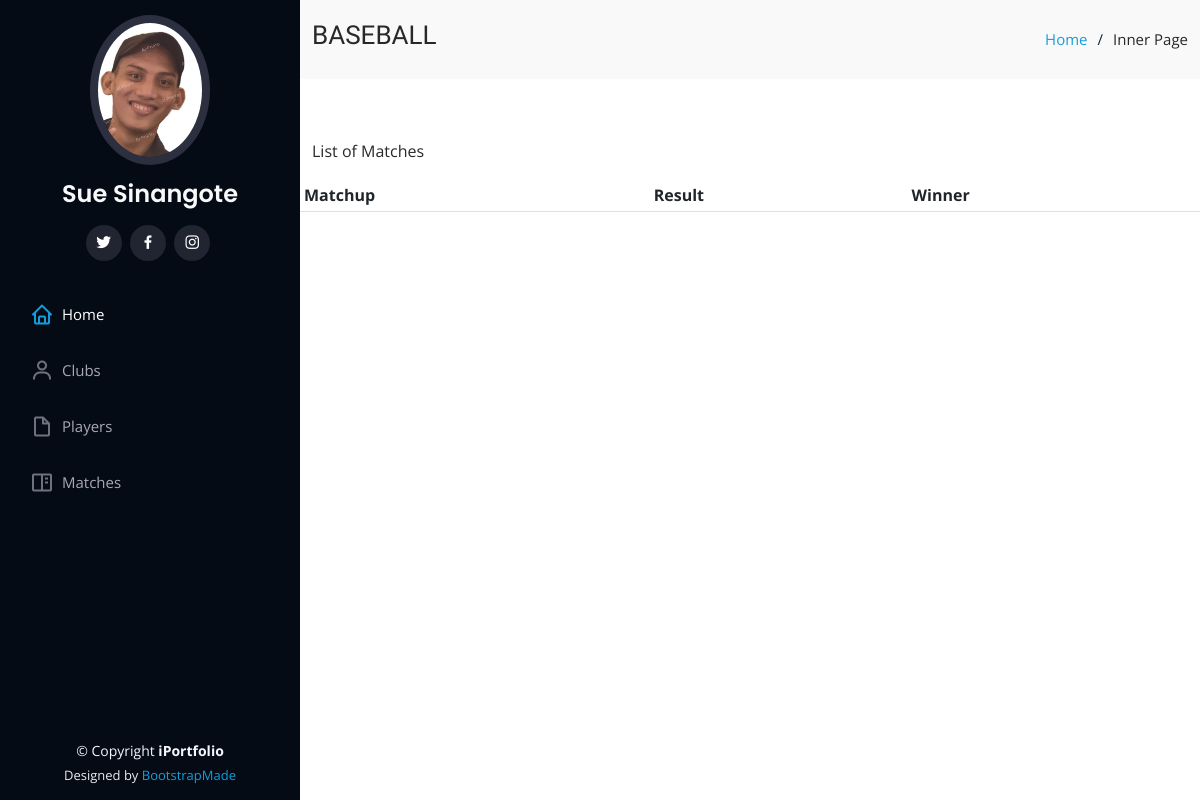
Before: /match/ with the older database file.
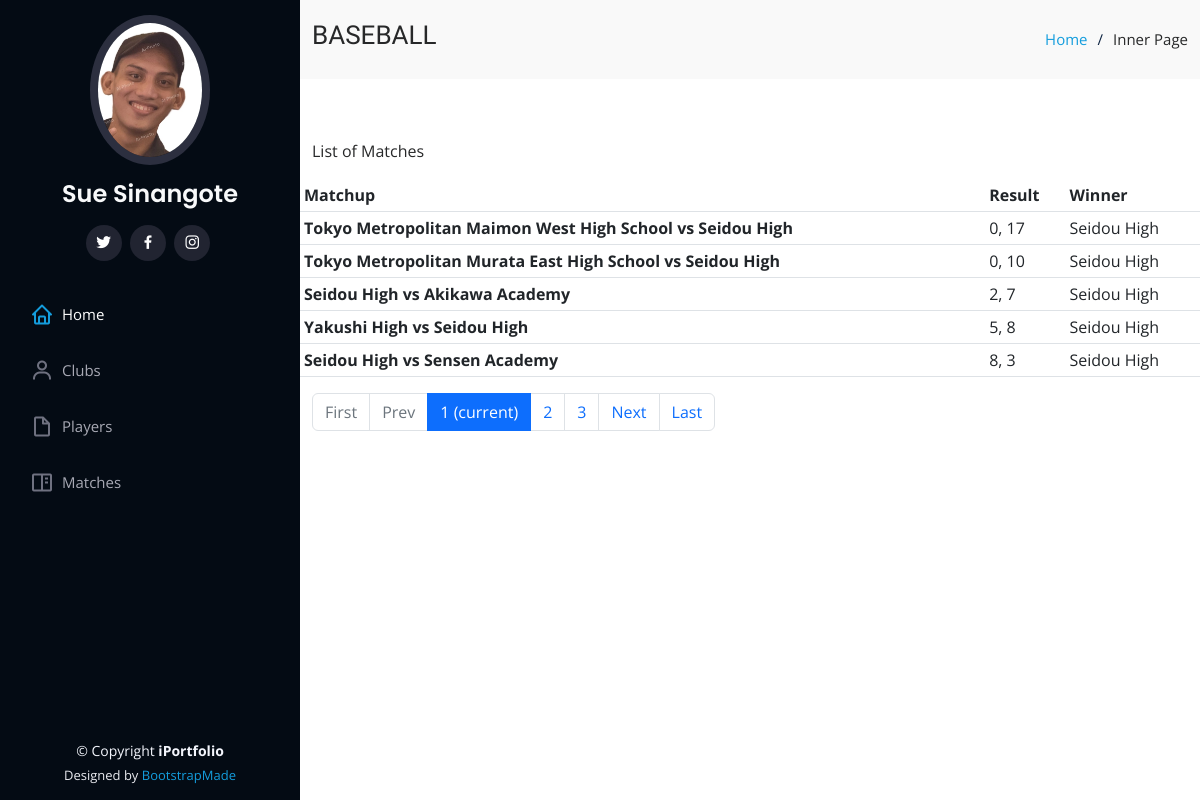
After: the same page with the newer database file.
### baseball/models.py (models this page shows, shortened)
class BaseModel (models.Model):
    created_at = models.DateTimeField(
        auto_now_add=True, db_index=True
    )
    updated_at = models.DateTimeField(auto_now=True)
    class Meta:
        abstract = True

class Match(BaseModel):
    team1 = models.ForeignKey(Club, on_delete=models.CASCADE, related_name = "Team1")
    team2 = models.ForeignKey(Club, on_delete=models.CASCADE, related_name = "Team2")
    score_t1 = models.IntegerField()
    score_t2 = models.IntegerField()
    winner = models.ForeignKey(Club, on_delete=models.CASCADE, related_name = "Winner")
    game_date = models.DateField(default=timezone.now, blank=True, verbose_name="Date of Issuance")

class Club(BaseModel):
    name = models.CharField(max_length=100)
    coach = models.ForeignKey(Person, on_delete=models.CASCADE)
    description = models.TextField(null=True, blank=True)
    dorm_latitude = models.DecimalField(max_digits=22, decimal_places=16, null=True, blank=True)
    dorm_longitude = models.DecimalField(max_digits=22, decimal_places=16, null=True, blank=True)
    team_pic = models.ImageField(default="defaultimg.png", null=True, blank=True, verbose_name="Team Image")

### baseball/views.py (the view)
# urls.py: path('match/',views.MatchView.as_view(), name='match'),
class MatchView(ListView):
    model = Match
    context_object_name = 'match'
    template_name = "match.html"
    paginate_by = 5
    def get_context_data(self, **kwargs):
        context = super().get_context_data(**kwargs)
        context['header_text'] = 'List of Matches'
        return context
    def get_queryset(self, *args, **kwargs):
        qs = super(MatchView, self).get_queryset(*args, **kwargs)
        return qs

### landingpage/templates/match.html
{% extends 'base.html' %}
{% load static %}
{% block content %}
<div class="container">
    <p>
      {{ header_text }}
    </p>
    <div class="row">
        <table class="table table-sm">
            <thead>
              <tr>
                <th scope="col">Matchup </th>
                <th scope="col">Result</th>
                <th scope="col">Winner</th>
              </tr>
            </thead>
            <tbody>
                {% for object in object_list %}
              <tr>
                <th scope="row">{{ object.team1.name }} vs {{ object.team2.name }}</th>
                <td>{{ object.score_t1 }}, {{ object.score_t2 }}</td>
                <td>{{ object.winner.name }}</td>
              </tr>
              {% endfor %}
            </tbody>
          </table>
          {% include 'includes/pagination.html' %}
    </div>
  </div>
{% endblock content %}

### landingpage/templates/base.html (shortened to what this page needs)
{% load static %}
<!DOCTYPE html>
<html lang="en">
<head>
  <link href="{% static 'vendor/aos/aos.css' %}" rel="stylesheet">
  <link href="{% static 'vendor/bootstrap/css/bootstrap.min.css' %}" rel="stylesheet">
  <link href="{% static 'vendor/bootstrap-icons/bootstrap-icons.css' %}" rel="stylesheet">
  <link href="{% static 'vendor/boxicons/css/boxicons.min.css' %}" rel="stylesheet">
  <link href="{% static 'vendor/glightbox/css/glightbox.min.css' %}" rel="stylesheet">
  <link href="{% static 'vendor/swiper/swiper-bundle.min.css' %}" rel="stylesheet">
  <link href="{% static 'css/style.css' %}" rel="stylesheet">
</head>
<body>
  <header id="header">
    <div class="d-flex flex-column">
      <div class="profile">
          <img src="{% static 'img/profile.jpg' %}" alt="" class="img-fluid rounded-circle">
        <h1 class="text-light">Sue Sinangote</h1>
        <div class="social-links mt-3 text-center">
          <a href="" class="twitter"><i class="bx bxl-twitter"></i></a>
          <a href="" class="facebook"><i class="bx bxl-facebook"></i></a>
          <a href="" class="instagram"><i class="bx bxl-instagram"></i></a>
        </div>
      </div>
      <nav id="navbar" class="nav-menu navbar">
        <ul>
          <li><a href="{% url 'home' %}" class="nav-link scrollto active"><i class="bx bx-home"></i> <span>Home</span></a></li>
          <li><a href="{% url 'club' %}" class="nav-link scrollto"><i class="bx bx-user"></i> <span>Clubs</span></a></li>
          <li><a href="{% url 'player' %}" class="nav-link scrollto"><i class="bx bx-file-blank"></i> <span>Players</span></a></li>
          <li><a href="{% url 'match' %}" class="nav-link scrollto"><i class="bx bx-book-content"></i> <span>Matches</span></a></li>
        </ul>
      </nav>
    </div>
  </header>
  <main id="main">
    <section class="breadcrumbs">
      <div class="container">
        <div class="d-flex justify-content-between align-items-center">
          <h2>BASEBALL</h2>
          <ol>
            <li><a href=home.html>Home</a></li>
            <li>Inner Page</li>
          </ol>
        </div>
      </div>
    </section>
    <section class="inner-page">
      {% block content %}
      {% endblock content %}
    </section>
  </main>
  <footer id="footer">
    <div class="container">
      <div class="copyright">
        &copy; Copyright <strong><span>iPortfolio</span></strong>
      </div>
      <div class="credits">
        Designed by <a href="https://bootstrapmade.com/">BootstrapMade</a>
      </div>
    </div>
  </footer>
</body>
</html>

### landingpage/templates/includes/pagination.html
{% if is_paginated %}
  <nav aria-label="Topics pagination" class="mb-4">
    <ul class="pagination">
      {% if page_obj.number > 1 %}
        <li class="page-item">
          <a class="page-link" href="?page=1">First</a>
        </li>
      {% else %}
        <li class="page-item disabled">
          <span class="page-link">First</span>
        </li>
      {% endif %}
      {% if page_obj.has_previous %}
        <li class="page-item">
          <a class="page-link" href="?page={{ page_obj.previous_page_number }}">Prev</a>
        </li>
      {% else %}
        <li class="page-item disabled">
          <span class="page-link">Prev</span>
        </li>
      {% endif %}
      {% for page_num in paginator.page_range %}
        {% if page_obj.number == page_num %}
          <li class="page-item active">
            <span class="page-link">
              {{ page_num }}
              <span class="sr-only">(current)</span>
            </span>
          </li>
        {% elif page_num > page_obj.number|add:'-3' and page_num < page_obj.number|add:'3' %}
          <li class="page-item">
            <a class="page-link" href="?page={{ page_num }}">{{ page_num }}</a>
          </li>
        {% endif %}
      {% endfor %}
      {% if page_obj.has_next %}
        <li class="page-item">
          <a class="page-link" href="?page={{ page_obj.next_page_number }}">Next</a>
        </li>
      {% else %}
        <li class="page-item disabled">
          <span class="page-link">Next</span>
        </li>
      {% endif %}
      {% if page_obj.number != paginator.num_pages %}
        <li class="page-item">
          <a class="page-link" href="?page={{ paginator.num_pages }}">Last</a>
        </li>
      {% else %}
        <li class="page-item disabled">
          <span class="page-link">Last</span>
        </li>
      {% endif %}
    </ul>
  </nav>
{% endif %}

### static/css/style.css (style rules this page uses)
body { font-family: "Open Sans", sans-serif; color: #272829; }
a { color: #149ddd; text-decoration: none; }
h1, h2, h3, h4, h5, h6 { font-family: "Raleway", sans-serif; }
#header { position: fixed; top: 0; left: 0; bottom: 0; width: 300px; transition: all ease-in-out 0.5s; z-index: 9997; transition: all 0.5s; padding: 0 15px; background: #040b14; overflow-y: auto; }
#header .profile img { margin: 15px auto; display: block; width: 120px; border: 8px solid #2c2f3f; }
#header .profile h1 { font-size: 24px; margin: 0; padding: 0; font-weight: 600; -moz-text-align-last: center; text-align-last: center; font-family: "Poppins", sans-serif; }
#header .profile .social-links a { font-size: 18px; display: inline-block; background: #212431; color: #fff; line-height: 1; padding: 8px 0; margin-right: 4px; border-radius: 50%; text-align: center; width: 36px; height: 36px; transition: 0.3s; }
#main { margin-left: 300px; }
.nav-menu { padding: 30px 0 0 0; }
.nav-menu * { margin: 0; padding: 0; list-style: none; }
.nav-menu>ul>li { position: relative; white-space: nowrap; }
.nav-menu a, .nav-menu a:focus { display: flex; align-items: center; color: #a8a9b4; padding: 12px 15px; margin-bottom: 8px; transition: 0.3s; font-size: 15px; }
.nav-menu a i, .nav-menu a:focus i { font-size: 24px; padding-right: 8px; color: #6f7180; }
.nav-menu a:hover, .nav-menu .active, .nav-menu .active:focus, .nav-menu li:hover>a { text-decoration: none; color: #fff; }
.nav-menu a:hover i, .nav-menu .active i, .nav-menu .active:focus i, .nav-menu li:hover>a i { color: #149ddd; }
section { padding: 60px 0; overflow: hidden; }
.breadcrumbs { padding: 20px 0; background: #f9f9f9; }
.breadcrumbs h2 { font-size: 26px; font-weight: 300; }
.breadcrumbs ol { display: flex; flex-wrap: wrap; list-style: none; padding: 0; margin: 0; font-size: 15px; }
.breadcrumbs ol li+li { padding-left: 10px; }
.breadcrumbs ol li+li::before { display: inline-block; padding-right: 10px; color: #0e2442; content: "/"; }
#footer { padding: 15px; color: #f4f6fd; font-size: 14px; position: fixed; left: 0; bottom: 0; width: 300px; z-index: 9999; background: #040b14; }
#footer .copyright { text-align: center; }
#footer .credits { padding-top: 5px; text-align: center; font-size: 13px; color: #eaebf0; }

Changed rows visible on the page:
added Match: team1.name "Tokyo Metropolitan Maimon West High School", team2.name "Seidou High", score_t1 "0", score_t2 "17", winner.name "Seidou High"
added Match: team1.name "Tokyo Metropolitan Murata East High School", team2.name "Seidou High", score_t1 "0", score_t2 "10", winner.name "Seidou High"
added Match: team1.name "Seidou High", team2.name "Akikawa Academy", score_t1 "2", score_t2 "7", winner.name "Seidou High"
added Match: team1.name "Yakushi High", team2.name "Seidou High", score_t1 "5", score_t2 "8", winner.name "Seidou High"
added Match: team1.name "Seidou High", team2.name "Sensen Academy", score_t1 "8", score_t2 "3", winner.name "Seidou High"
Other visible differences:
text now shown: "First Prev Next Last"
new list line: "1 (current)"
new list line: "2"
new list line: "3"
